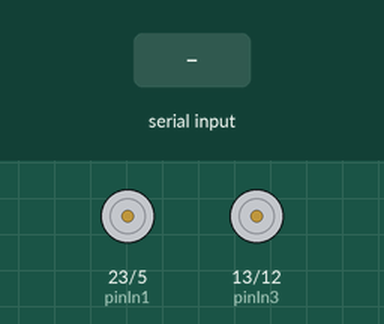
Simulated run of this sketch. Board: Arduino Mega 2560, built with avr-gcc and run on an emulated ATmega2560. On the bench: motor-driver pin pairs drawn as motors (green arrow = first pin HIGH = forward, orange = second pin HIGH = backward, longer = more drive, scaled by the enable pin). Inputs (shaded band) come from the test bench.

Above: at 1.2 s.
1.3 s: "F" received over Serial
At 1.6 s:
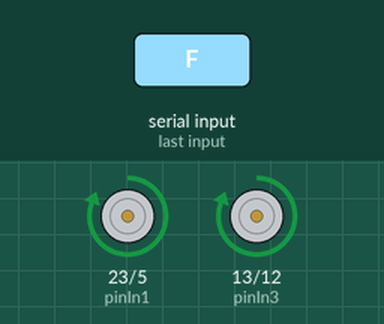
2.8 s: "B" received over Serial
At 3.9 s:
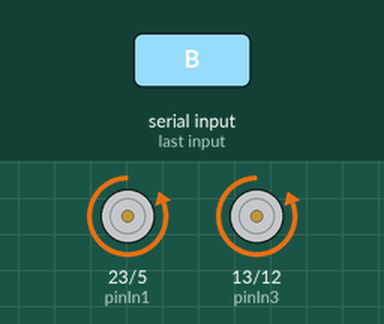
4.3 s: "L" received over Serial
At 5.0 s:
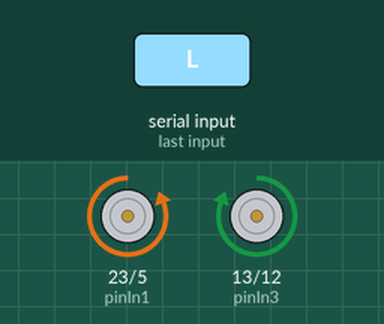
5.8 s: "R" received over Serial
At 6.2 s:
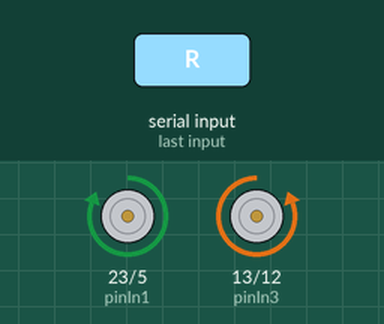
7.3 s: "S" received over Serial
At 8.5 s:
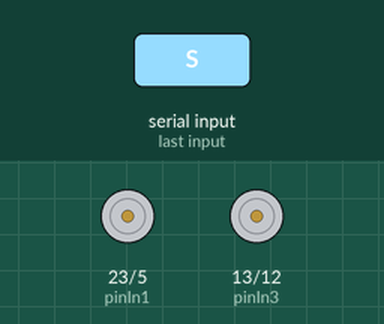
Timing chart, 0 to 9.8 s (numbered marks = the images above; inputs shaded):
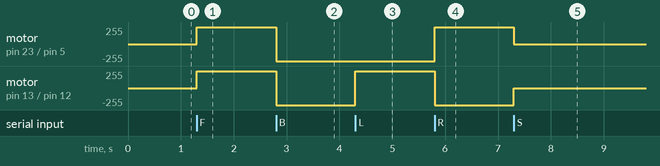

Measured:
- after the input at 1.3 s, motor on pin 23 (pinIn1) / pin 5 (pinIn2), motor on pin 13 (pinIn3) / pin 12 (pinIn4): stopped → forward 255/255 at once
- after the input at 2.8 s, motor on pin 23 (pinIn1) / pin 5 (pinIn2), motor on pin 13 (pinIn3) / pin 12 (pinIn4): forward 255/255 → backward 255/255 at once
- after the input at 4.3 s, motor on pin 13 (pinIn3) / pin 12 (pinIn4): backward 255/255 → forward 255/255 at once
- after the input at 5.8 s, motor on pin 23 (pinIn1) / pin 5 (pinIn2): backward 255/255 → forward 255/255 at once; motor on pin 13 (pinIn3) / pin 12 (pinIn4): forward 255/255 → backward 255/255 at once
- after the input at 7.3 s, motor on pin 23 (pinIn1) / pin 5 (pinIn2): forward 255/255 → stopped at once; motor on pin 13 (pinIn3) / pin 12 (pinIn4): backward 255/255 → stopped at once

The sketch:

4wdbluetooth.ino
```cpp
// Definisi Pin Driver Motor L298N Sesuai Skema Wiring
const int pinEnA = 19; // IO19
const int pinIn1 = 23; // IO23
const int pinIn2 =  5; // IO5
const int pinIn3 = 13; // IO13
const int pinIn4 = 12; // IO12
const int pinEnB = 14; // IO14

char t;
int pwm = 200; // Kecepatan motor (0 - 255)

void setup() {
  // Menggunakan Serial utama yang terhubung ke pin TX0 dan RX0 untuk modul HC-05[cite: 5]
  Serial.begin(9600);

  // Set semua pin kontrol motor sebagai OUTPUT
  pinMode(pinEnA, OUTPUT);
  pinMode(pinEnB, OUTPUT);
  pinMode(pinIn1, OUTPUT);
  pinMode(pinIn2, OUTPUT);
  pinMode(pinIn3, OUTPUT);
  pinMode(pinIn4, OUTPUT);

  // Berhenti di awal
  Stop();
}

void loop() {
  // Membaca data dari aplikasi Android via HC-05
  if (Serial.available() > 0) {
    t = Serial.read();

    switch (t) {
      case 'F': forward(); break; // Maju
      case 'B': back();    break; // Mundur
      case 'L': left();    break; // Belok Kiri
      case 'R': right();   break; // Belok Kanan
      case 'S': Stop();    break; // Berhenti
      default:  break;
    }
  }
}

// Fungsi Gerakan Robot 2WD
void forward() {
  digitalWrite(pinIn1, HIGH);
  digitalWrite(pinIn2, LOW);
  analogWrite(pinEnA, pwm);

  digitalWrite(pinIn3, HIGH);
  digitalWrite(pinIn4, LOW);
  analogWrite(pinEnB, pwm);
}

void back() {
  digitalWrite(pinIn1, LOW);
  digitalWrite(pinIn2, HIGH);
  analogWrite(pinEnA, pwm);

  digitalWrite(pinIn3, LOW);
  digitalWrite(pinIn4, HIGH);
  analogWrite(pinEnB, pwm);
}

void left() {
  digitalWrite(pinIn1, LOW);
  digitalWrite(pinIn2, HIGH);
  analogWrite(pinEnA, pwm);

  digitalWrite(pinIn3, HIGH);
  digitalWrite(pinIn4, LOW);
  analogWrite(pinEnB, pwm);
}

void right() {
  digitalWrite(pinIn1, HIGH);
  digitalWrite(pinIn2, LOW);
  analogWrite(pinEnA, pwm);

  digitalWrite(pinIn3, LOW);
  digitalWrite(pinIn4, HIGH);
  analogWrite(pinEnB, pwm);
}

void Stop() {
  digitalWrite(pinIn1, LOW);
  digitalWrite(pinIn2, LOW);
  analogWrite(pinEnA, 0);

  digitalWrite(pinIn3, LOW);
  digitalWrite(pinIn4, LOW);
  analogWrite(pinEnB, 0);
}
```
